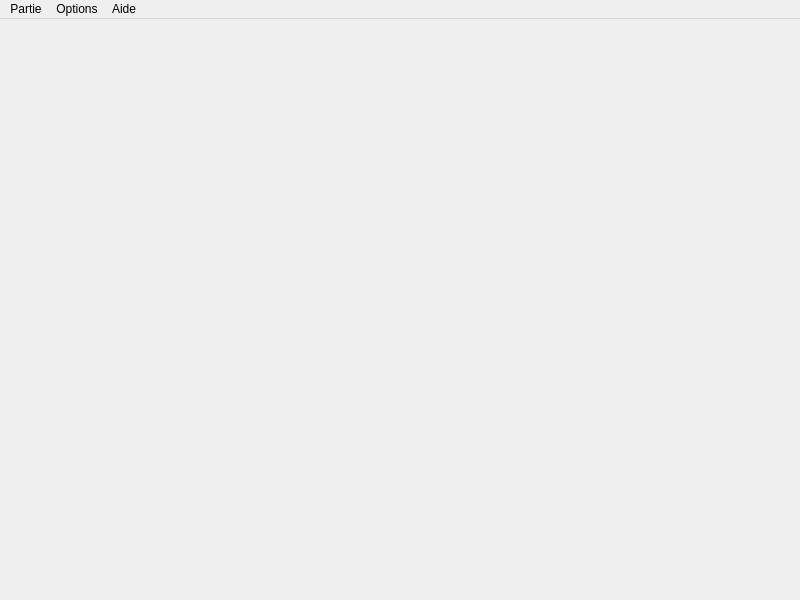
<?xml version="1.0" encoding="UTF-8"?>
<ui version="4.0">
 <class>Fenetre</class>
 <widget class="QMainWindow" name="Fenetre">
  <property name="geometry">
   <rect>
    <x>0</x>
    <y>0</y>
    <width>800</width>
    <height>600</height>
   </rect>
  </property>
  <property name="windowTitle">
   <string>MainWindow</string>
  </property>
  <widget class="QWidget" name="sonWidgetCentral">
   <property name="enabled">
    <bool>true</bool>
   </property>
   <layout class="QHBoxLayout" name="horizontalLayout_2"/>
  </widget>
  <widget class="QMenuBar" name="sonMenuBar">
   <property name="geometry">
    <rect>
     <x>0</x>
     <y>0</y>
     <width>800</width>
     <height>22</height>
    </rect>
   </property>
   <widget class="QMenu" name="menuFichier">
    <property name="title">
     <string>Partie</string>
    </property>
    <addaction name="actionNouvellePartie"/>
    <addaction name="actionChargerPartie"/>
    <addaction name="actionSauvegarderPartie"/>
    <addaction name="separator"/>
    <addaction name="actionRecommencer"/>
   </widget>
   <widget class="QMenu" name="menuPartie">
    <property name="title">
     <string>Options</string>
    </property>
   </widget>
   <widget class="QMenu" name="menuAide">
    <property name="title">
     <string>Aide</string>
    </property>
   </widget>
   <addaction name="menuFichier"/>
   <addaction name="menuPartie"/>
   <addaction name="menuAide"/>
  </widget>
  <action name="actionNouvellePartie">
   <property name="text">
    <string>Nouvelle partie</string>
   </property>
   <property name="shortcut">
    <string>Ctrl+N</string>
   </property>
  </action>
  <action name="actionChargerPartie">
   <property name="text">
    <string>Charger partie</string>
   </property>
   <property name="shortcut">
    <string>Ctrl+C</string>
   </property>
  </action>
  <action name="actionRecommencer">
   <property name="text">
    <string>Recommencer</string>
   </property>
   <property name="shortcut">
    <string>Ctrl+R</string>
   </property>
  </action>
  <action name="actionSauvegarderPartie">
   <property name="text">
    <string>Sauvegarder partie</string>
   </property>
   <property name="shortcut">
    <string>Ctrl+S</string>
   </property>
  </action>
 </widget>
 <resources/>
 <connections/>
</ui>
